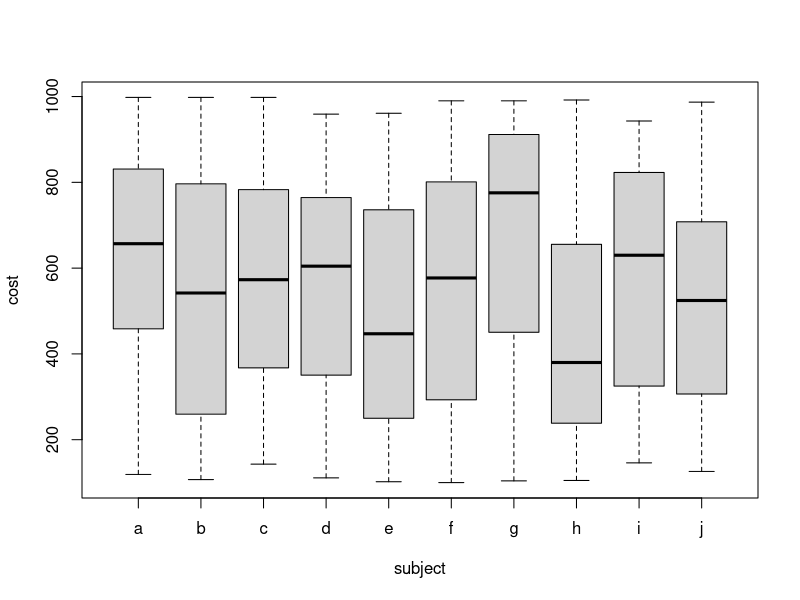
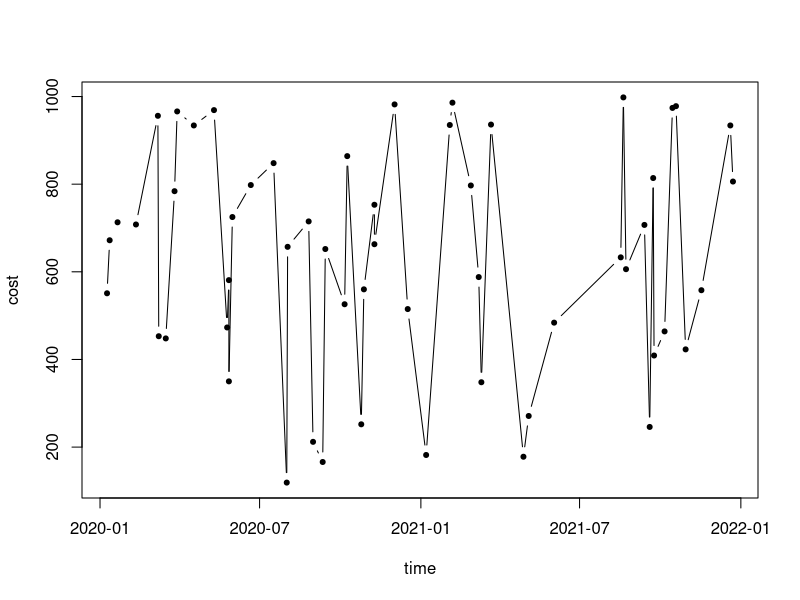

The R source for these figures, in order:
# Question3 ####################################################################

set.seed(12345)
time <- strptime(c("01/01/2020", "12/31/2021"), "%m/%d/%Y")
shop.time <- sample(seq(from = time[1], to = time[2], by = "day"), 1000, replace = T)
price <- sample(100:1000, 1000, replace = T)
subject <- sample(letters[1:20], 1000, replace = T)
data <- data.frame(shop.time, subject, price)

#(a)
order.data <- data[order(data$subject), ]

#(b)
j.last.index <- max(which(order.data$subject == "j"))
data.a.to.j <- order.data[1:j.last.index, ]
boxplot(data.a.to.j$price ~ data.a.to.j$subject, xlab = "subject", ylab = "cost")

#(c)
shop.avg <- NULL
for (i in 1:20){
  per.sub.price <- order.data$price[order.data$subject == letters[i]]
  mean.per.sub.price <- mean(per.sub.price)
  names(mean.per.sub.price) = letters[i]
  shop.avg <- c(shop.avg, mean.per.sub.price)
}
shop.avg

#(d)
a.last.index <- max(which(order.data$subject == "a"))
data.a <- order.data[1:a.last.index, ]
order.data.a <- data.a[order(data.a$shop.time), ]
plot(order.data.a$shop.time, order.data.a$price, type = "b", pch = 20, xlab = "time", ylab = "cost")


